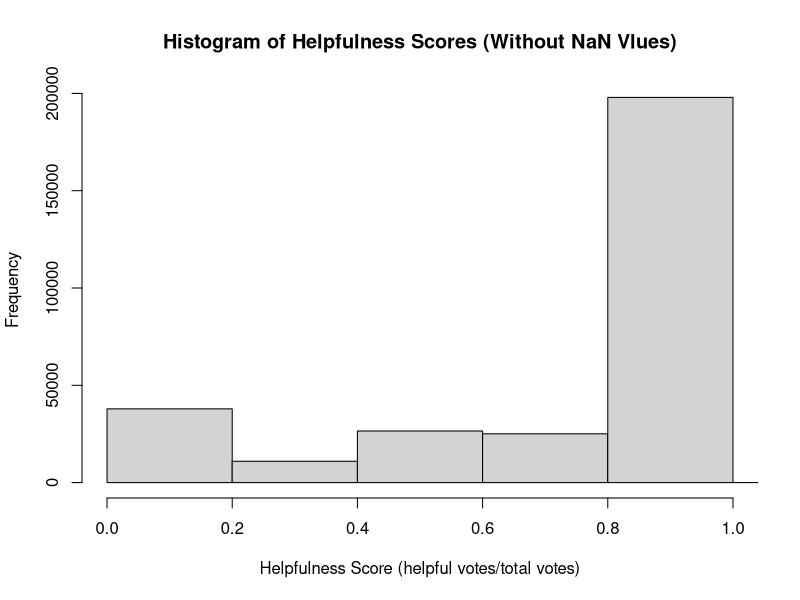

Reproduce this figure in R.
# Helpfulness Prediction Data Visualization
# Ryan A. Mannion

setwd("/users/ryanmannion/LING472/helpfulnessprediction")
review_data <- read.table("review_data.tab", header=T)
names(review_data) <- c("hnum", "hdenom", "score")
head(review_data)

attach(review_data)
# Calculate Helpfulness Scores
help_score_raw <- hnum/hdenom

# Find NaN
num_nan <- sum(is.nan(help_score_raw))

# Removes the 270052 NaN reviews 
help_score_no_nan <- subset(help_score_raw, !is.nan(help_score_raw))

# Checks Length
length(help_score_raw) - num_nan == length(help_score_no_nan)

# Finds Scores out of Range
max(help_score_no_nan) # there should not be a value of 3
sum(help_score_no_nan > 1) # there are two values greater than 1
help_scores <- help_score_no_nan[!help_score_no_nan > 1] # remove those values

# Histogram of Scores
hist(help_score_no_nan, xlim=c(0,1), 
     main="Histogram of Helpfulness Scores (Without NaN Vlues)", 
     xlab="Helpfulness Score (helpful votes/total votes)")

detach(review_data)


